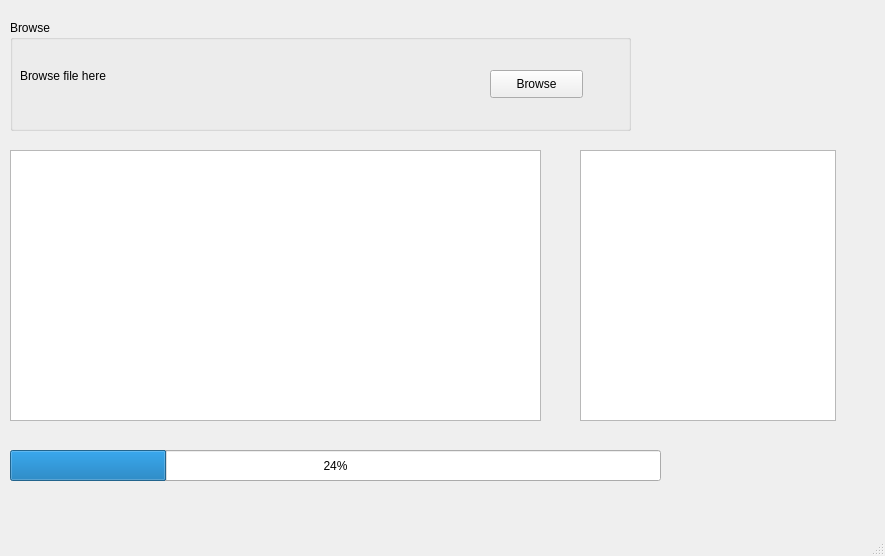
<?xml version="1.0" encoding="UTF-8"?>
<ui version="4.0">
 <class>MainWindow</class>
 <widget class="QMainWindow" name="MainWindow">
  <property name="geometry">
   <rect>
    <x>0</x>
    <y>0</y>
    <width>885</width>
    <height>556</height>
   </rect>
  </property>
  <property name="windowTitle">
   <string>MainWindow</string>
  </property>
  <widget class="QWidget" name="centralwidget">
   <widget class="QGroupBox" name="browsegroupBox">
    <property name="geometry">
     <rect>
      <x>10</x>
      <y>20</y>
      <width>621</width>
      <height>111</height>
     </rect>
    </property>
    <property name="title">
     <string>Browse</string>
    </property>
    <widget class="QLabel" name="browseFileLbl">
     <property name="geometry">
      <rect>
       <x>10</x>
       <y>40</y>
       <width>391</width>
       <height>31</height>
      </rect>
     </property>
     <property name="text">
      <string>Browse file here</string>
     </property>
    </widget>
    <widget class="QPushButton" name="browseButton">
     <property name="geometry">
      <rect>
       <x>480</x>
       <y>50</y>
       <width>93</width>
       <height>28</height>
      </rect>
     </property>
     <property name="text">
      <string>Browse</string>
     </property>
    </widget>
   </widget>
   <widget class="QTableView" name="dataTableView">
    <property name="geometry">
     <rect>
      <x>10</x>
      <y>150</y>
      <width>531</width>
      <height>271</height>
     </rect>
    </property>
   </widget>
   <widget class="QProgressBar" name="progressBar">
    <property name="geometry">
     <rect>
      <x>10</x>
      <y>450</y>
      <width>651</width>
      <height>31</height>
     </rect>
    </property>
    <property name="value">
     <number>24</number>
    </property>
   </widget>
   <widget class="QGraphicsView" name="graphicsView">
    <property name="geometry">
     <rect>
      <x>580</x>
      <y>150</y>
      <width>256</width>
      <height>271</height>
     </rect>
    </property>
   </widget>
  </widget>
  <widget class="QMenuBar" name="menubar">
   <property name="geometry">
    <rect>
     <x>0</x>
     <y>0</y>
     <width>885</width>
     <height>26</height>
    </rect>
   </property>
  </widget>
  <widget class="QStatusBar" name="statusbar"/>
 </widget>
 <resources/>
 <connections/>
</ui>
